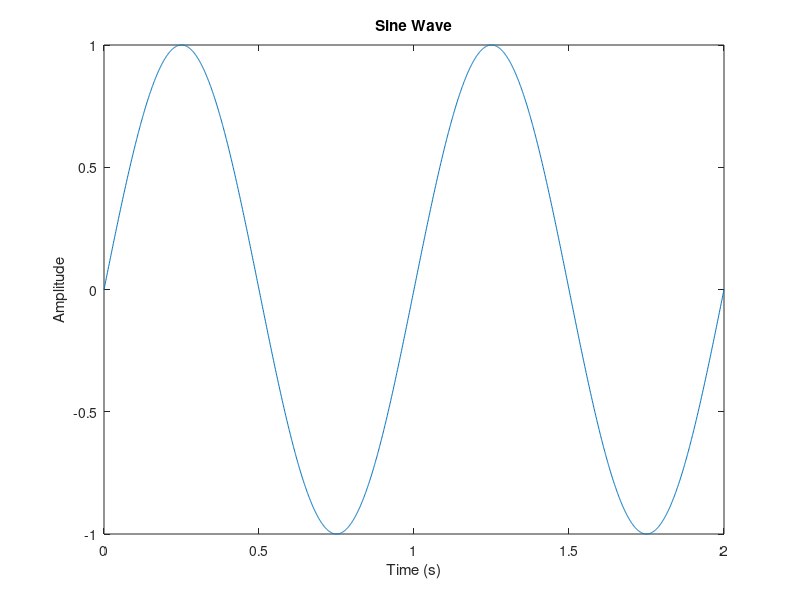

Source code (MATLAB):
% Define parameters
amplitude = 1;
frequency = 1; % in Hz
phase = 0;
duration = 2; % in seconds
sampling_rate = 1000; % in Hz

% Generate time vector
t = 0:1/sampling_rate:duration;

% Generate sine wave
y = amplitude * sin(2 * pi * frequency * t + phase);

% Plot the sine wave
plot(t, y);
xlabel('Time (s)');
ylabel('Amplitude');
title('Sine Wave');
